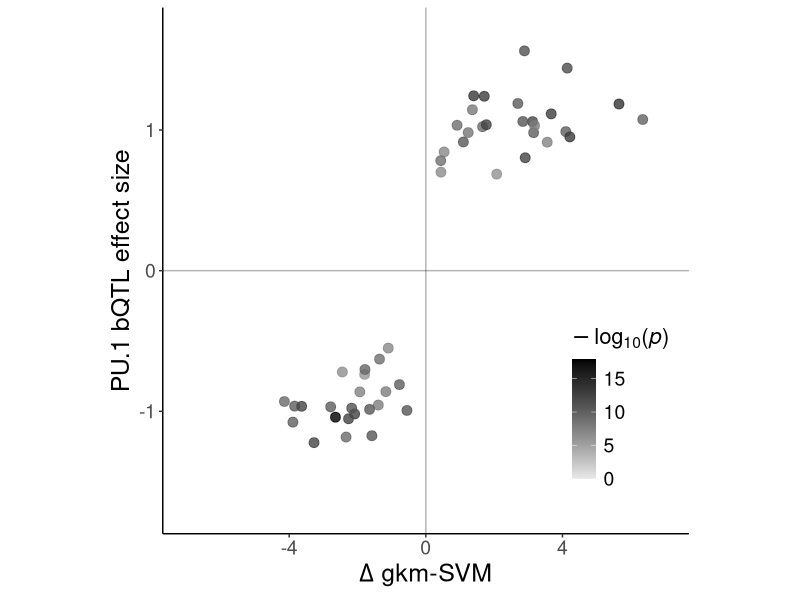

Source code (R):
library(ggplot2)
library(dplyr)
library(cowplot)
library(data.table)
library(stringr)
library(patchwork)

## Extended Data Figure 2b  -- Enrichment of # blood cell trait association tagging variants


## Extended Data Figure 2b - gkmSVM vs per-allele effect size

pu1_gkmsvm <- read.csv('../data/ExtDataFig2/PU1_motif_score_bqtl.txt', header = T, sep = '\t')


# gkmsvm
p_ext_2b <- ggplot(pu1_gkmsvm, aes(x=ALT_gkmsvm - REF_gkmsvm, y=beta, color=-log10(p))) +
  geom_hline(yintercept = 0, alpha = 0.3) + geom_vline(xintercept = 0, alpha = 0.3) +
  geom_point(alpha=0.8, size = 3) +
  labs(y="PU.1 bQTL effect size", x = expression(Delta~"gkm-SVM") , color=expression(paste(-log[10],"(",italic(p),")"))) +
  scale_colour_gradient(high = "black", low = "#E9E9E9", limits = c(0,NA)) +
  theme_classic() + ylim(c(-1.7,1.7)) + xlim(c(-7,7)) +
  theme(axis.title.x = element_text(size=18), axis.title.y = element_text(size=18),
        axis.text.x = element_text(size=14), axis.text.y = element_text(size=14),
        legend.title=element_text(size=16), legend.text=element_text(size=14),
        legend.position = c(0.87, 0.25),
        aspect.ratio=1)

# p value for Pearson correlation
# cor.test(pu1_gkmsvm$ALT_gkmsvm-pu1_gkmsvm$REF_gkmsvm, pu1_gkmsvm$beta)$p.value

ggsave('../figures/ExtDataFig2b.pdf',
       plot = p_ext_2b,
       device='pdf',
       width=150, height=150, units="mm")
